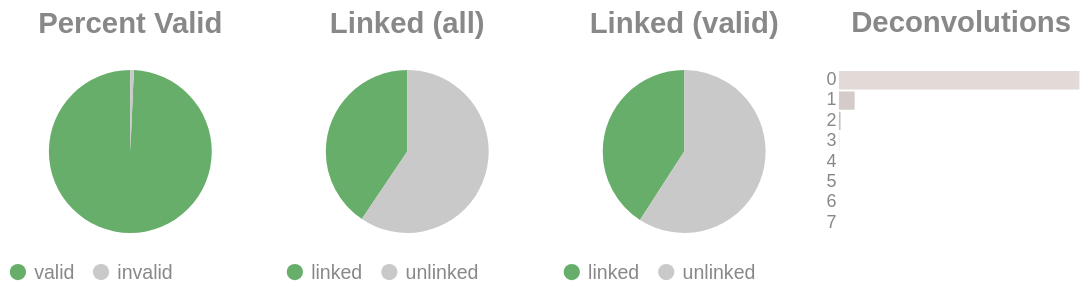

Notebook source saved alongside this figure:
### Code cell
if SKIPLR:
    pass
else:
    clash = Counter()
    for i in valids['molecule'].to_list():
        _mol = i.split("-")
        if len(_mol) == 1:
            clash.update('0')
        else:
            clash.update(_mol[-1])

    _d = {"deconvolutions": [], 'count': []}
    for k,v in clash.items():
        _d['deconvolutions'].append(k)
        _d['count'].append(v)

    tot_valid = valids['reads'].sum()
    mask = valids['reads'] >= 2
    n_linked_reads = valids.filter(mask)['reads'].sum()
    if n_linked_reads == 0:
        print_html("No linked molecules (>=2 reads) were detected; skipping linked-only distributions.")
        SKIPLR = True
    else:
        perc_valid = round(tot_valid / n_reads, 4)
        linked_perc_abs = round(n_linked_reads / n_reads, 4)
        linked_perc = round(n_linked_reads / tot_valid, 4)

    _valid = pl.DataFrame({"valids": ['valid', 'invalid'], "count": [tot_valid, n_reads - tot_valid]})
    _linked_abs = pl.DataFrame({"linked (absolute)": ['linked', 'unlinked'], "count": [n_linked_reads, n_reads - n_linked_reads]})
    _linked_rel = pl.DataFrame({"linked (valids)": ['linked', 'unlinked'], "count": [n_linked_reads, tot_valid - n_linked_reads]})

    (
        alt.hconcat(
            piechart(_valid, goodval = 'valid', title = "Percent Valid"),
            piechart(_linked_abs, goodval = "linked", title =  "Linked (all)"),
            piechart(_linked_rel, goodval = "linked", title =  "Linked (valid)"),
            convolutionbar(pl.DataFrame(_d), title = "Deconvolutions"),
            center = True,
            bounds = 'flush'
        )
        .resolve_scale(color='independent')
        .resolve_legend('independent')
        .properties(usermeta={'embedOptions': {"actions": False}})
    ).display()

### Figure 1 — Vega-Lite specification as saved in the notebook (floating-point values rounded to 4 significant figures)
{"width": "container", "height": 400, "config": {"title": {"anchor": "start", "dy": -15, "fontSize": 18, "color": "#888888", "subtitleColor": "#888888", "subtitleFontSize": 14}, "arc": {"fill": "#0072B2"}, "axis": {"domainColor": "#888888", "domainWidth": 0.5, "gridWidth": 0.2, "grid": false, "titleFontWeight": 400, "titleFontSize": 15, "labelFontSize": 11, "labelColor": "#888888", "tickColor": "#888888", "tickWidth": 0.2, "titleColor": "#888888"}, "axisBand": {"grid": false}, "axisX": {"grid": true, "tickSize": 10, "domainCap": "round"}, "axisY": {"domain": false, "grid": true, "tickSize": 0, "domainCap": "round"}, "background": "transparent", "header": {"labelFontSize": 15, "labelColor": "#888888", "titleFontSize": 15, "titleFontWeight": 600, "titleColor": "#888888"}, "legend": {"labelFont": "sans-serif", "labelFontSize": 12, "labelColor": "#888888", "symbolSize": 100, "symbolType": "circle", "titleFontSize": 12, "titlePadding": 10, "titleColor": "#888888", "title": null}, "range": {"category": ["#E69F00", "#56B4E9", "#009E73", "#F0E442", "#0072B2", "#D55E00", "#CC79A7", "#000000"], "diverging": ["#cfe8f3", "#a2d4ec", "#73bfe2", "#46abdb", "#1696d2", "#12719e"]}, "area": {"fill": "#0072B2", "fillOpacity": 0.7, "line": true, "strokeOpacity": 0.7}, "line": {"color": "#0072B2", "stroke": "#0072B2", "strokeWidth": 2}, "trail": {"color": "#0072B2", "stroke": "#0072B2", "strokeWidth": 0, "size": 1}, "point": {"filled": true, "fillOpacity": 1.0, "size": 95}, "text": {"color": "#888888", "fontSize": 11, "align": "right", "fontWeight": 400, "size": 11}, "bar": {"fill": "#0072B2", "stroke": null}, "view": {"stroke": null, "continuousWidth": 660, "continuousHeight": 400}}, "hconcat": [{"data": {"name": "data-07419db587c46ff094fce04091567454"}, "mark": {"type": "arc"}, "encoding": {"color": {"field": "valids", "legend": {"orient": "bottom", "title": null}, "scale": {"domain": ["valid", "invalid"], "range": ["#68ae6b", "#C9C9C9"]}, "title": "Valids", "type": "nominal"}, "theta": {"field": "count", "type": "quantitative"}, "tooltip": [{"field": "valids", "title": "Valids", "type": "ordinal"}, {"field": "percent", "format": ".2%", "title": "Percent", "type": "quantitative"}, {"field": "count", "title": "Count", "type": "quantitative"}]}, "height": 100, "title": {"text": "Percent Valid", "align": "center", "anchor": "middle"}, "transform": [{"calculate": "datum.count / 12758293", "as": "percent"}], "width": 150}, {"data": {"name": "data-41143b7c2e20764a6db6176f35269982"}, "mark": {"type": "arc"}, "encoding": {"color": {"field": "linked (absolute)", "legend": {"orient": "bottom", "title": null}, "scale": {"domain": ["linked", "unlinked"], "range": ["#68ae6b", "#C9C9C9"]}, "title": "Linked (Absolute)", "type": "nominal"}, "theta": {"field": "count", "type": "quantitative"}, "tooltip": [{"field": "linked (absolute)", "title": "Linked (Absolute)", "type": "ordinal"}, {"field": "percent", "format": ".2%", "title": "Percent", "type": "quantitative"}, {"field": "count", "title": "Count", "type": "quantitative"}]}, "height": 100, "title": {"text": "Linked (all)", "align": "center", "anchor": "middle"}, "transform": [{"calculate": "datum.count / 12758293", "as": "percent"}], "width": 150}, {"data": {"name": "data-10f919073af188d85eec230f4b5e47d9"}, "mark": {"type": "arc"}, "encoding": {"color": {"field": "linked (valids)", "legend": {"orient": "bottom", "title": null}, "scale": {"domain": ["linked", "unlinked"], "range": ["#68ae6b", "#C9C9C9"]}, "title": "Linked (Valids)", "type": "nominal"}, "theta": {"field": "count", "type": "quantitative"}, "tooltip": [{"field": "linked (valids)", "title": "Linked (Valids)", "type": "ordinal"}, {"field": "percent", "format": ".2%", "title": "Percent", "type": "quantitative"}, {"field": "count", "title": "Count", "type": "quantitative"}]}, "height": 100, "title": {"text": "Linked (valid)", "align": "center", "anchor": "middle"}, "transform": [{"calculate": "datum.count / 12669772", "as": "percent"}], "width": 150}, {"data": {"name": "data-41cd07961e57945271a2a5d00a7066be"}, "mark": {"type": "bar"}, "encoding": {"color": {"field": "deconvolutions", "legend": null, "scale": {"scheme": "lightgreyred"}, "type": "nominal"}, "tooltip": [{"field": "deconvolutions", "title": "Deconvolutions", "type": "ordinal"}, {"field": "percent", "format": ".2%", "title": "Percent", "type": "quantitative"}, {"field": "count", "title": "Count", "type": "quantitative"}], "x": {"axis": null, "field": "count", "type": "quantitative"}, "y": {"field": "deconvolutions", "sort": "ascending", "title": null, "type": "nominal"}}, "height": 100, "title": {"text": "Deconvolutions", "align": "center", "anchor": "middle"}, "transform": [{"calculate": "datum.count / 9505778", "as": "percent"}], "width": 150}], "bounds": "flush", "center": true, "resolve": {"legend": {"angle": "independent"}, "scale": {"color": "independent"}}, "usermeta": {"embedOptions": {"actions": false}}, "$schema": "https://vega.github.io/schema/vega-lite/v6.1.0.json", "datasets": {"data-07419db587c46ff094fce04091567454": [{"valids": "valid", "count": 12669772}, {"valids": "invalid", "count": 88521}], "data-41143b7c2e20764a6db6176f35269982": [{"linked (absolute)": "linked", "count": 5177583}, {"linked (absolute)": "unlinked", "count": 7580710}], "data-10f919073af188d85eec230f4b5e47d9": [{"linked (valids)": "linked", "count": 5177583}, {"linked (valids)": "unlinked", "count": 7492189}], "data-41cd07961e57945271a2a5d00a7066be": [{"deconvolutions": "0", "count": 8858222}, {"deconvolutions": "1", "count": 578263}, {"deconvolutions": "2", "count": 60213}, {"deconvolutions": "3", "count": 7764}, {"deconvolutions": "4", "count": 1104}, {"deconvolutions": "5", "count": 172}, {"deconvolutions": "6", "count": 34}, {"deconvolutions": "7", "count": 6}]}}
